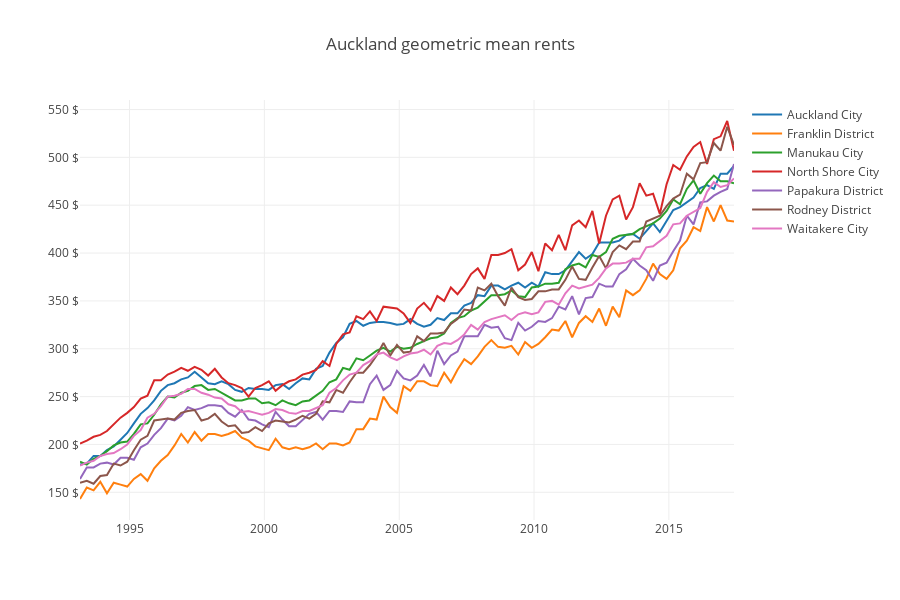
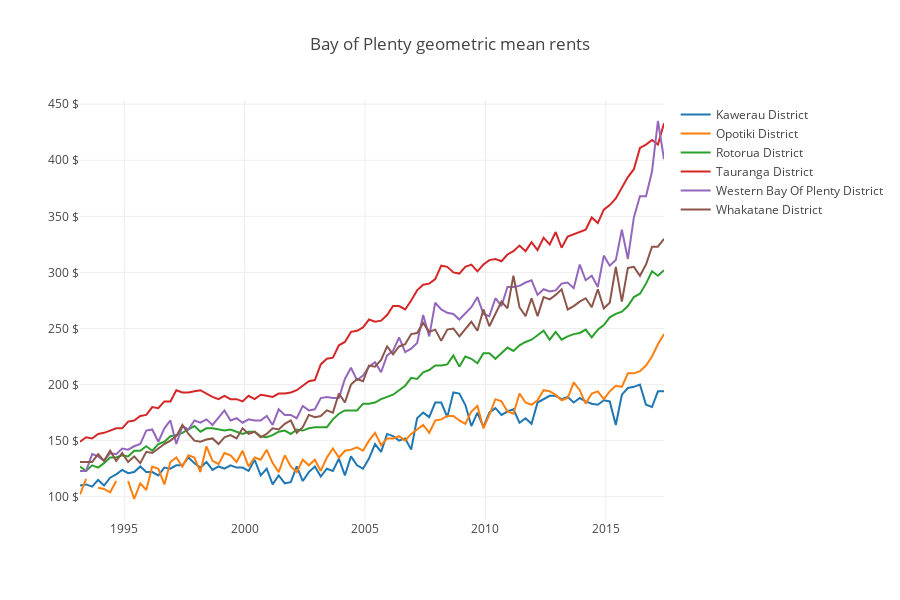
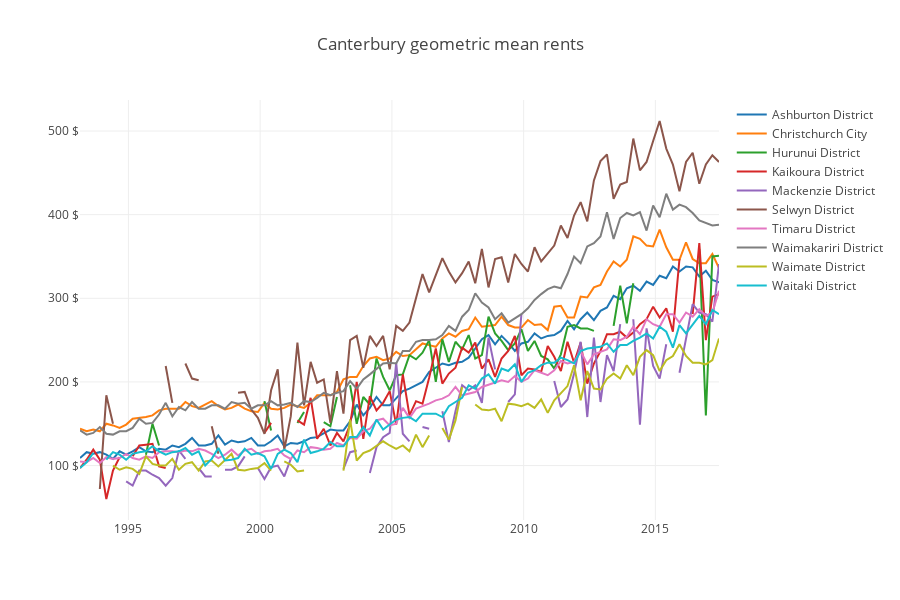
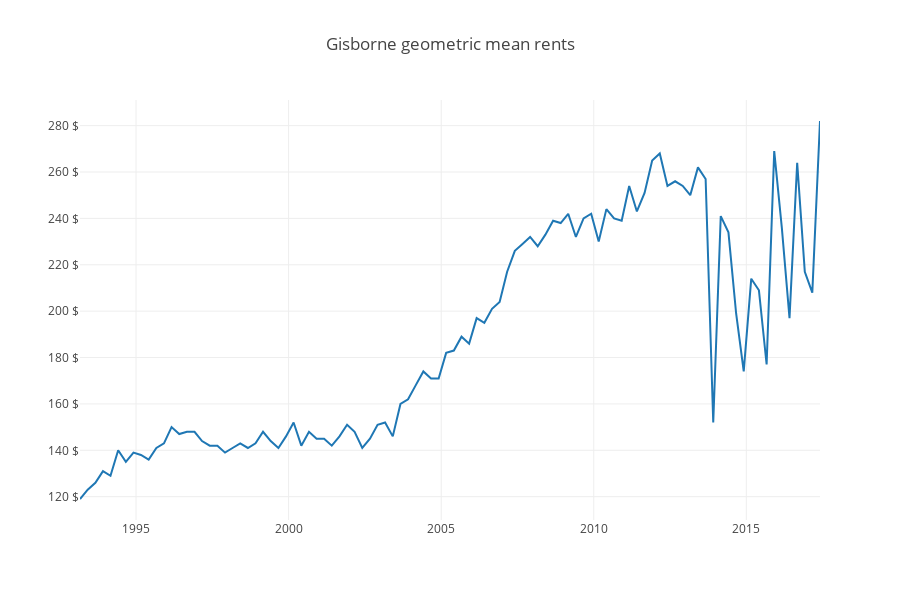

Notebook code cell kept with these figures, in order:
### Code cell
# Plot
for region, ff in f.groupby('region'):
    data = []
    for territory, g in ff.groupby('territory'):
        trace = go.Scatter(
          x=g['quarter'], 
          y=g['rent_geo_mean'].round(), 
          name=territory,
        )
        data.append(trace)

    layout = go.Layout(
       height=600,
       title='{!s} geometric mean rents'.format(region),
       yaxis=dict(
           ticksuffix=' $',
       )
    )
    fig = go.Figure(data=data, layout=layout)
    po.iplot(fig)
